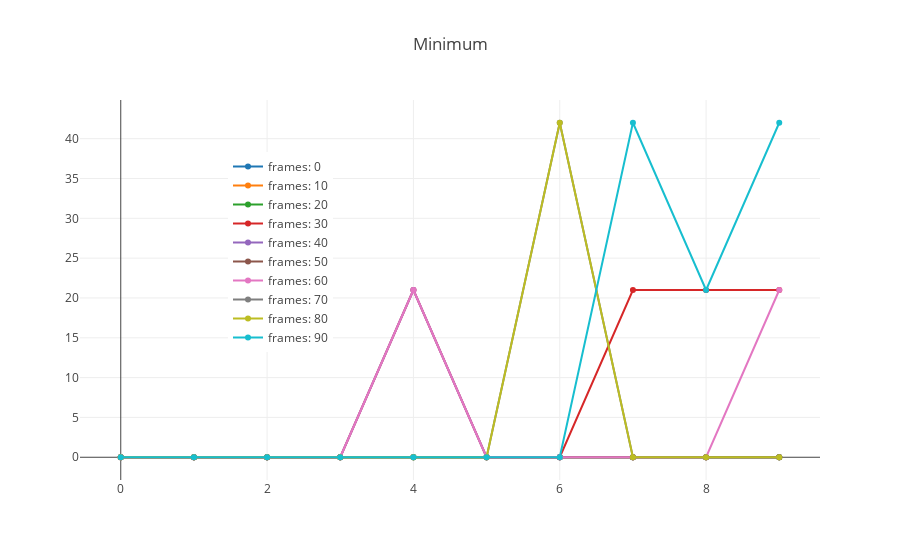
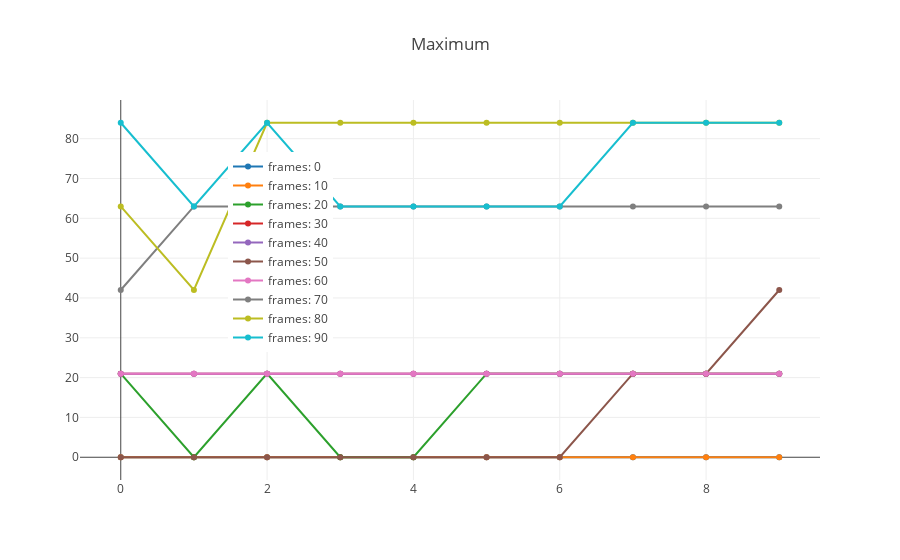
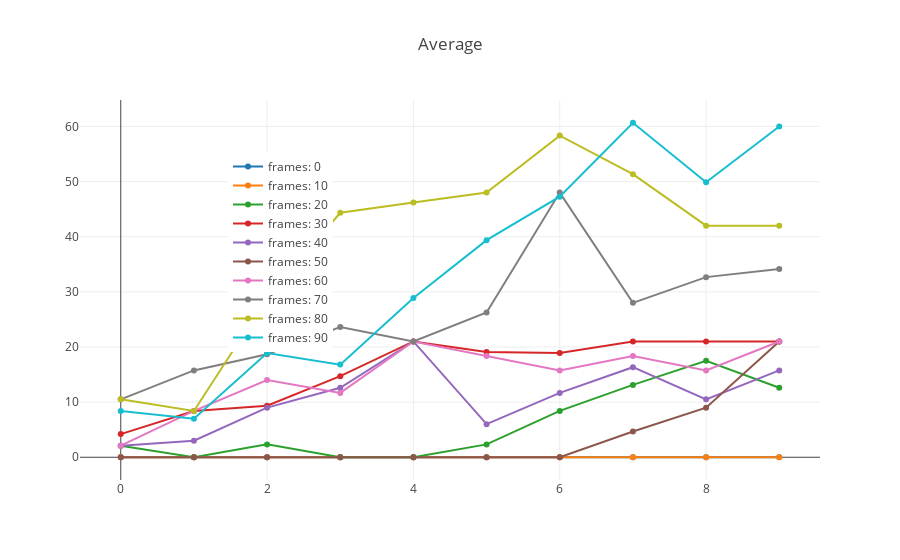

The notebook cell saved with these charts, in order:
### Code cell
"""
test 1
- frames, from 10 to 1000, each time add 10 frames per play
"""



lock = mp.Lock() #create a globle locker

generation = 10 # number of generations
gametitle = 'Assault-v0'
env = gym.make(gametitle)

processes = 6 # how many to run concurrently (4 is best for my local desktop)
frames = 10 #total frames each play
tpopsize = 10 #teamPopSize
rtpopSize = 0 #rTeamPopSize
action=range(env.action_space.n) #action space
rs = 0 #randseed
curr_gap = 0.5 #gap
tgap = 0.5 #tourneyGap
pLearnerD = 0.7 #learner delete
pLearnerA = 0.7 #learner add
pMutation = 0.2 #player mutation rate
pAIT = 0.5 #pActionIsTeam
mts = 5 #maxTeamSize
mps = 96 #maxProgramSize
ppd = 0.5 #pProgramDelete
ppa = 0.5 #pProgramAdd
pps = 1.0 #pProgramSwap
ppm = 1.0 #pProgramMutate
ppit = None #popInit
ar = (0.0, 1.0, 0.05) #actionRange

min_plot = []
max_plot = []
average_plot = []
# for loops in order to simulate data
for i in range(0,10):
    frames = i*10
    print("Frames:",frames)
    
    summary = gamebegin(generation,gametitle,processes,frames,action, rs, tpopsize, rtpopSize,
                curr_gap, pLearnerD, pLearnerA, pMutation,
                pAIT, mts, mps,
                ppd, ppa, pps,
                ppm, ppit, tgap,
                ar)
    #legend
    min_plot.append(go.Scatter(x=[i for i in range(len(summary))],y=[i[0] for i in summary],name='frames: '+str(10*i)))
    max_plot.append(go.Scatter(x=[i for i in range(len(summary))],y=[i[1] for i in summary],name='frames: '+str(10*i)))
    average_plot.append(go.Scatter(x=[i for i in range(len(summary))],y=[i[2] for i in summary],name='frames: '+str(10*i)))

min_fig = go.Figure(data=min_plot,layout=go.Layout(showlegend=True,legend={'x':0.2,'y':0.6},title='Minimum'))
max_fig = go.Figure(data=max_plot,layout=go.Layout(showlegend=True,legend={'x':0.2,'y':0.6},title='Maximum'))
average_fig = go.Figure(data=average_plot,layout=go.Layout(showlegend=True,legend={'x':0.2,'y':0.6},title='Average'))
iplot(min_fig)
iplot(max_fig)
iplot(average_fig)

### Figure 1 — Plotly figure (JSON) as saved in the notebook; plotly's stock layout.template omitted (floating-point values rounded to 4 significant figures)
{"data": [{"name": "frames: 0", "type": "scatter", "uid": "57ef0740-ef97-11e8-beae-7cb0c2481b6f", "x": [0, 1, 2, 3, 4, 5, 6, 7, 8, 9], "y": [0, 0, 0, 0, 0, 0, 0, 0, 0, 0]}, {"name": "frames: 10", "type": "scatter", "uid": "57ef0741-ef97-11e8-beae-7cb0c2481b6f", "x": [0, 1, 2, 3, 4, 5, 6, 7, 8, 9], "y": [0, 0, 0, 0, 0, 0, 0, 0, 0, 0]}, {"name": "frames: 20", "type": "scatter", "uid": "57ef0742-ef97-11e8-beae-7cb0c2481b6f", "x": [0, 1, 2, 3, 4, 5, 6, 7, 8, 9], "y": [0, 0, 0, 0, 0, 0, 0, 0, 0, 0]}, {"name": "frames: 30", "type": "scatter", "uid": "57ef0743-ef97-11e8-beae-7cb0c2481b6f", "x": [0, 1, 2, 3, 4, 5, 6, 7, 8, 9], "y": [0, 0, 0, 0, 21, 0, 0, 21, 21, 21]}, {"name": "frames: 40", "type": "scatter", "uid": "57ef0744-ef97-11e8-beae-7cb0c2481b6f", "x": [0, 1, 2, 3, 4, 5, 6, 7, 8, 9], "y": [0, 0, 0, 0, 21, 0, 0, 0, 0, 0]}, {"name": "frames: 50", "type": "scatter", "uid": "57ef0745-ef97-11e8-beae-7cb0c2481b6f", "x": [0, 1, 2, 3, 4, 5, 6, 7, 8, 9], "y": [0, 0, 0, 0, 0, 0, 0, 0, 0, 0]}, {"name": "frames: 60", "type": "scatter", "uid": "57ef0746-ef97-11e8-beae-7cb0c2481b6f", "x": [0, 1, 2, 3, 4, 5, 6, 7, 8, 9], "y": [0, 0, 0, 0, 21, 0, 0, 0, 0, 21]}, {"name": "frames: 70", "type": "scatter", "uid": "57ef0747-ef97-11e8-beae-7cb0c2481b6f", "x": [0, 1, 2, 3, 4, 5, 6, 7, 8, 9], "y": [0, 0, 0, 0, 0, 0, 42, 0, 0, 0]}, {"name": "frames: 80", "type": "scatter", "uid": "57ef0748-ef97-11e8-beae-7cb0c2481b6f", "x": [0, 1, 2, 3, 4, 5, 6, 7, 8, 9], "y": [0, 0, 0, 0, 0, 0, 42, 0, 0, 0]}, {"name": "frames: 90", "type": "scatter", "uid": "57ef0749-ef97-11e8-beae-7cb0c2481b6f", "x": [0, 1, 2, 3, 4, 5, 6, 7, 8, 9], "y": [0, 0, 0, 0, 0, 0, 0, 42, 21, 42]}], "layout": {"legend": {"x": 0.2, "y": 0.6}, "showlegend": true, "title": "Minimum"}}

### Figure 2 — Plotly figure (JSON) as saved in the notebook; plotly's stock layout.template omitted (floating-point values rounded to 4 significant figures)
{"data": [{"name": "frames: 0", "type": "scatter", "uid": "57ef074a-ef97-11e8-beae-7cb0c2481b6f", "x": [0, 1, 2, 3, 4, 5, 6, 7, 8, 9], "y": [0, 0, 0, 0, 0, 0, 0, 0, 0, 0]}, {"name": "frames: 10", "type": "scatter", "uid": "57ef074b-ef97-11e8-beae-7cb0c2481b6f", "x": [0, 1, 2, 3, 4, 5, 6, 7, 8, 9], "y": [0, 0, 0, 0, 0, 0, 0, 0, 0, 0]}, {"name": "frames: 20", "type": "scatter", "uid": "57ef074c-ef97-11e8-beae-7cb0c2481b6f", "x": [0, 1, 2, 3, 4, 5, 6, 7, 8, 9], "y": [21, 0, 21, 0, 0, 21, 21, 21, 21, 21]}, {"name": "frames: 30", "type": "scatter", "uid": "57ef074d-ef97-11e8-beae-7cb0c2481b6f", "x": [0, 1, 2, 3, 4, 5, 6, 7, 8, 9], "y": [21, 21, 21, 21, 21, 21, 21, 21, 21, 21]}, {"name": "frames: 40", "type": "scatter", "uid": "57ef074e-ef97-11e8-beae-7cb0c2481b6f", "x": [0, 1, 2, 3, 4, 5, 6, 7, 8, 9], "y": [21, 21, 21, 21, 21, 21, 21, 21, 21, 21]}, {"name": "frames: 50", "type": "scatter", "uid": "57ef074f-ef97-11e8-beae-7cb0c2481b6f", "x": [0, 1, 2, 3, 4, 5, 6, 7, 8, 9], "y": [0, 0, 0, 0, 0, 0, 0, 21, 21, 42]}, {"name": "frames: 60", "type": "scatter", "uid": "57ef0750-ef97-11e8-beae-7cb0c2481b6f", "x": [0, 1, 2, 3, 4, 5, 6, 7, 8, 9], "y": [21, 21, 21, 21, 21, 21, 21, 21, 21, 21]}, {"name": "frames: 70", "type": "scatter", "uid": "57ef0751-ef97-11e8-beae-7cb0c2481b6f", "x": [0, 1, 2, 3, 4, 5, 6, 7, 8, 9], "y": [42, 63, 63, 63, 63, 63, 63, 63, 63, 63]}, {"name": "frames: 80", "type": "scatter", "uid": "57ef0752-ef97-11e8-beae-7cb0c2481b6f", "x": [0, 1, 2, 3, 4, 5, 6, 7, 8, 9], "y": [63, 42, 84, 84, 84, 84, 84, 84, 84, 84]}, {"name": "frames: 90", "type": "scatter", "uid": "57ef0753-ef97-11e8-beae-7cb0c2481b6f", "x": [0, 1, 2, 3, 4, 5, 6, 7, 8, 9], "y": [84, 63, 84, 63, 63, 63, 63, 84, 84, 84]}], "layout": {"legend": {"x": 0.2, "y": 0.6}, "showlegend": true, "title": "Maximum"}}

### Figure 3 — Plotly figure (JSON) as saved in the notebook; plotly's stock layout.template omitted (floating-point values rounded to 4 significant figures)
{"data": [{"name": "frames: 0", "type": "scatter", "uid": "57ef0754-ef97-11e8-beae-7cb0c2481b6f", "x": [0, 1, 2, 3, 4, 5, 6, 7, 8, 9], "y": [0, 0, 0, 0, 0, 0, 0, 0, 0, 0]}, {"name": "frames: 10", "type": "scatter", "uid": "57ef0755-ef97-11e8-beae-7cb0c2481b6f", "x": [0, 1, 2, 3, 4, 5, 6, 7, 8, 9], "y": [0, 0, 0, 0, 0, 0, 0, 0, 0, 0]}, {"name": "frames: 20", "type": "scatter", "uid": "57ef0756-ef97-11e8-beae-7cb0c2481b6f", "x": [0, 1, 2, 3, 4, 5, 6, 7, 8, 9], "y": [2.1, 0, 2.333, 0, 0, 2.333, 8.4, 13.12, 17.5, 12.6]}, {"name": "frames: 30", "type": "scatter", "uid": "57ef0757-ef97-11e8-beae-7cb0c2481b6f", "x": [0, 1, 2, 3, 4, 5, 6, 7, 8, 9], "y": [4.2, 8.4, 9.333, 14.7, 21, 19.09, 18.9, 21, 21, 21]}, {"name": "frames: 40", "type": "scatter", "uid": "57ef0758-ef97-11e8-beae-7cb0c2481b6f", "x": [0, 1, 2, 3, 4, 5, 6, 7, 8, 9], "y": [2.1, 3, 9, 12.6, 21, 6, 11.67, 16.33, 10.5, 15.75]}, {"name": "frames: 50", "type": "scatter", "uid": "57ef0759-ef97-11e8-beae-7cb0c2481b6f", "x": [0, 1, 2, 3, 4, 5, 6, 7, 8, 9], "y": [0, 0, 0, 0, 0, 0, 0, 4.667, 9, 21]}, {"name": "frames: 60", "type": "scatter", "uid": "57ef075a-ef97-11e8-beae-7cb0c2481b6f", "x": [0, 1, 2, 3, 4, 5, 6, 7, 8, 9], "y": [2.1, 8.4, 14, 11.67, 21, 18.38, 15.75, 18.38, 15.75, 21]}, {"name": "frames: 70", "type": "scatter", "uid": "57ef075b-ef97-11e8-beae-7cb0c2481b6f", "x": [0, 1, 2, 3, 4, 5, 6, 7, 8, 9], "y": [10.5, 15.75, 18.67, 23.62, 21, 26.25, 48, 28, 32.67, 34.12]}, {"name": "frames: 80", "type": "scatter", "uid": "57ef075c-ef97-11e8-beae-7cb0c2481b6f", "x": [0, 1, 2, 3, 4, 5, 6, 7, 8, 9], "y": [10.5, 8.4, 28.88, 44.33, 46.2, 48, 58.33, 51.33, 42, 42]}, {"name": "frames: 90", "type": "scatter", "uid": "57ef075d-ef97-11e8-beae-7cb0c2481b6f", "x": [0, 1, 2, 3, 4, 5, 6, 7, 8, 9], "y": [8.4, 7, 18.9, 16.8, 28.88, 39.38, 47.25, 60.67, 49.88, 60]}], "layout": {"legend": {"x": 0.2, "y": 0.6}, "showlegend": true, "title": "Average"}}
